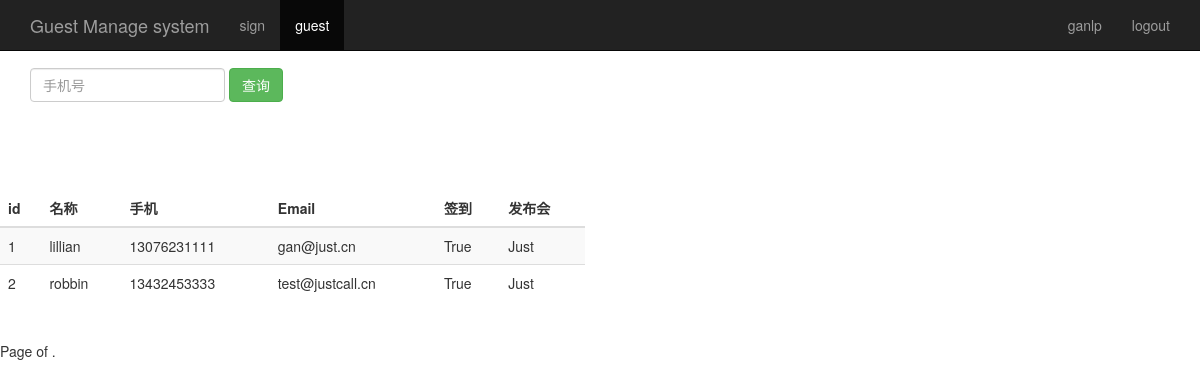
/search_guest/ (signed in), run on the app's committed database.
### sign/models.py (models this page shows, shortened)
class Guest(models.Model):
	event=models.ForeignKey(Event)
	realname=models.CharField(max_length=64)
	phone=models.CharField(max_length=16)
	email=models.EmailField()
	sign=models.BooleanField()
	create_time=models.DateTimeField(auto_now=True)
	class Meta:
		unique_together=("event","phone")

class Event(models.Model):
	name=models.CharField(max_length=100)
	status=models.BooleanField()
	address=models.CharField(max_length=200)
	start_time=models.DateTimeField('events time')
	create_time=models.DateTimeField(auto_now=True)
	def __str__(self):
		return self.name

### sign/views.py (the view)
# urls.py: url(r'^search_guest/$',views.search_guest),
def search_guest(request):
	username=request.session.get('user','')
	search_phone=request.GET.get("phone","")
	guest_list=Guest.objects.filter(phone__contains=search_phone)
	return render(request,"guest_manage.html",{"user":username,"guests":guest_list})

### sign/templates/guest_manage.html (shortened to what this page needs)
<!DOCTYPE html>
{% load staticfiles %}
<html>
	<head>
	   	<link href="http://libs.baidu.com/bootstrap/3.0.3/css/bootstrap.min.css" rel="stylesheet">
	</head>
	<body role="document">
		<nav class="navbar navbar-inverse navbar-fixed-top">
			<div class="container">
				<div class="navbar-header">
					<a class="navbar-brand" href="/event_manage/">Guest Manage system</a>
				</div>
				<div id="navbar" class="collapse navbar-collapse">
					<ul class="nav navbar-nav">
						<li><a href="/event_manage/">sign</a></li>
						<li class="active"><a href="#">guest</a></li>
					</ul>
					<ul class="nav navbar-nav navbar-right">
						<li><a href="#">{{user}}</a></li>
						<li><a href="/logout/">logout</a></li>
					</ul>
				</div>
			</div>
		</nav>
		<div class="page-headers" style="padding-top:60px;">
			<div id="navbar" class="navbar-collapse collapse">
				<form class="navbar-form" method="get" action="/search_guest/">
					<div class="form-group">
						<input name="phone" type="text" placeholder="手机号" class="form-control">
					</div>
					<button type="submit" class="btn btn-success">查询</button>
				</form>
			</div>
		</div>
		<div class="row" style="padding-top:80px;">
			<div class="col-md-6">
				<table class="table table-striped">
					<thead>
						<tr>
							<th>id</th><th>名称</th><th>手机</th><th>Email</th><th>签到</th><th>发布会</th>
						</tr>
					</thead>
					<tbody>
						{% for guest in guests %}
							<tr>
								<td>{{ guest.id }}</td>
								<td>{{ guest.realname }}</td>
								<td>{{ guest.phone }}</td>
								<td>{{ guest.email }}</td>
								<td>{{ guest.sign }}</td>
								<td>{{ guest.event }}</td>
							</tr>
						{% endfor %}
					</tbody>
				</table>
			</div>
		</div>
		<div class="pagination">
			<span class="step-links">
				<span class="current">
					Page {{ guests.number}} of {{ guests.paginator.num_pages }}.
				</span>
			</span>
		</div>
	</body>
</html>

### data on the page
Guest: id "1", realname "lillian", phone "13076231111", email "gan@just.cn", sign "True", event "Just"
Guest: id "2", realname "robbin", phone "13432453333", email "test@justcall.cn", sign "True", event "Just"

### other printed values
{{ user }} "ganlp"
